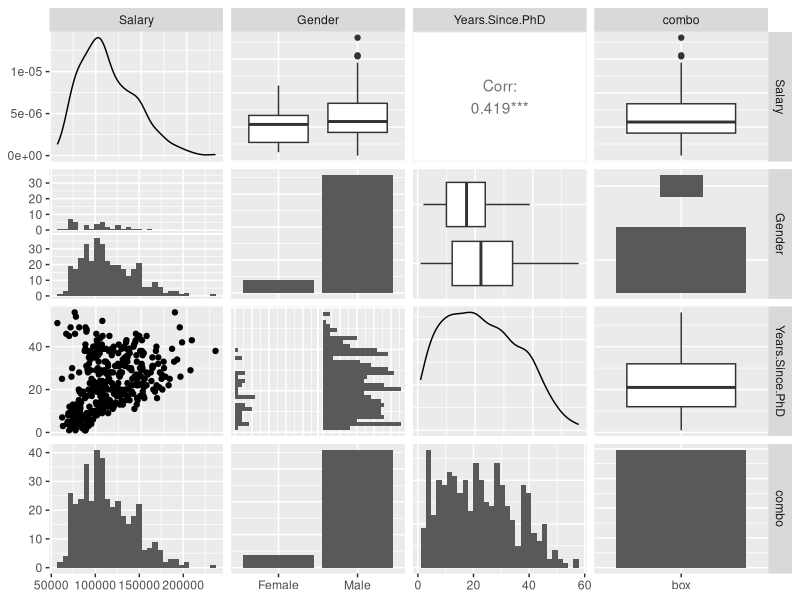

R code for this plot:
## ---- chunk 1
knitr::opts_chunk$set(echo=T, warning=F, message=F)
## ---- chunk 2
library(car)
head(Salaries)
summary(Salaries)
## ---- chunk 3
library(psych)
describe(Salaries)
aggregate(salary ~ sex, Salaries, mean)
## ---- chunk 4
require(GGally)
ggpairs(data.frame(
  "Salary" = Salaries$salary,
  "Gender" = Salaries$sex,
  "Years Since PhD" = Salaries$yrs.since.phd,
  upper = list(combo = 'box')
))
## ---- chunk 5
summary(aov(Salaries$salary ~ Salaries$sex))
## ---- chunk 6
lm.fit.1 <- lm(Salaries$salary ~ Salaries$sex)
summary(lm.fit.1)
## ---- chunk 7
lm.fit.2 <- lm(Salaries$salary ~ Salaries$yrs.since.phd + Salaries$sex)
summary(lm.fit.2)
## ---- chunk 8
anova(lm.fit.1, lm.fit.2)
